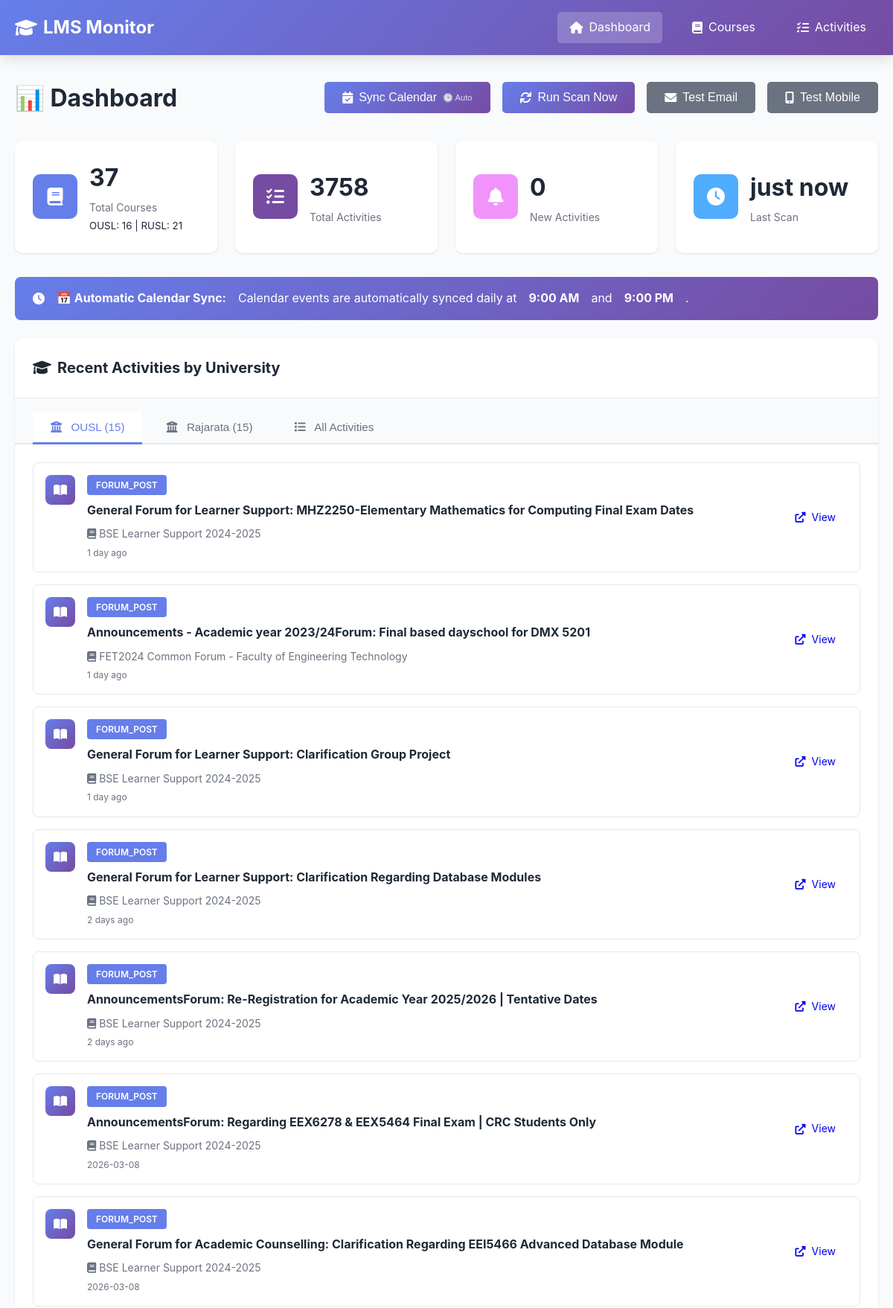
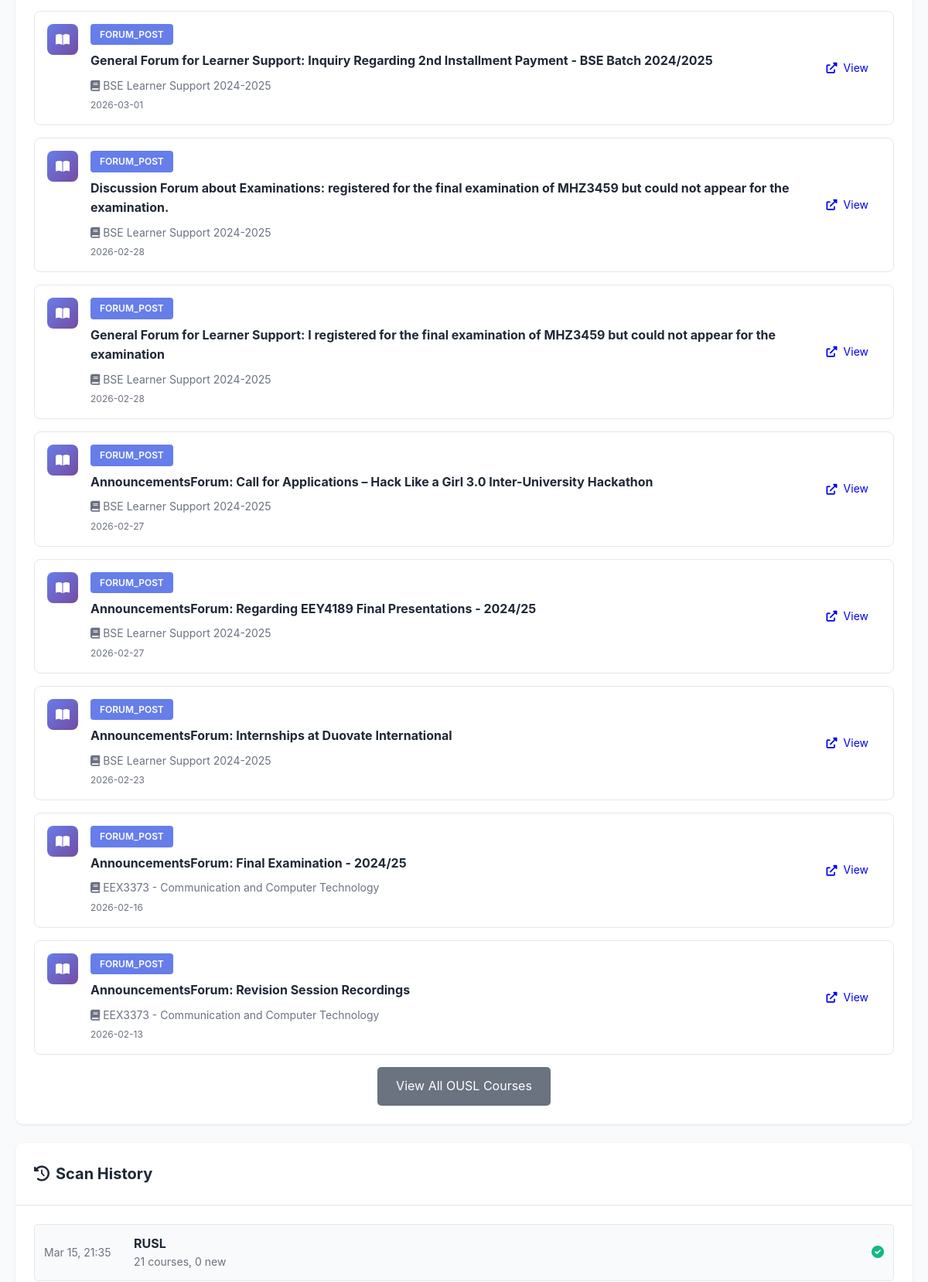
The page / (upper part) on the database its author committed (2 pictures, top to bottom).
### tables this page shows
CREATE TABLE scan_history (
                id INTEGER PRIMARY KEY AUTOINCREMENT,
                lms_name TEXT NOT NULL,
                scan_time TIMESTAMP DEFAULT CURRENT_TIMESTAMP,
                courses_found INTEGER,
                activities_found INTEGER,
                new_activities INTEGER,
                status TEXT,
                error_message TEXT
            );

CREATE TABLE activities (
                id INTEGER PRIMARY KEY AUTOINCREMENT,
                activity_id TEXT UNIQUE NOT NULL,
                course_id TEXT NOT NULL,
                activity_type TEXT NOT NULL,
                title TEXT NOT NULL,
                description TEXT,
                url TEXT,
                deadline TIMESTAMP,
                first_seen TIMESTAMP DEFAULT CURRENT_TIMESTAMP,
                is_new BOOLEAN DEFAULT 1,
                metadata TEXT,
                FOREIGN KEY (course_id) REFERENCES courses(course_id)
            );

CREATE TABLE courses (
                id INTEGER PRIMARY KEY AUTOINCREMENT,
                course_id TEXT UNIQUE NOT NULL,
                lms_name TEXT NOT NULL,
                course_name TEXT NOT NULL,
                course_url TEXT,
                first_seen TIMESTAMP DEFAULT CURRENT_TIMESTAMP,
                last_checked TIMESTAMP DEFAULT CURRENT_TIMESTAMP
            );

### app.py (the view, shortened to what this page needs)
@app.route('/')
def index():
    stats = db.get_stats()
    recent_activities = db.get_recent_activities(limit=20)
    scan_history = db.get_scan_history(limit=10)
    ousl_activities = db.get_activities_by_lms('OUSL', limit=15)
    rusl_activities = db.get_activities_by_lms('RUSL', limit=15)
    upcoming_deadlines = db.get_all_upcoming_deadlines(days_ahead=365)
    import re
    is_render = os.getenv('RENDER') is not None or os.getenv('RAILWAY_ENVIRONMENT') is not None
    return render_template('index.html',
                          stats=stats,
                          recent_activities=recent_activities,
                          ousl_activities=ousl_activities,
                          rusl_activities=rusl_activities,
                          upcoming_deadlines=upcoming_deadlines,
                          scan_history=scan_history,
                          is_render=is_render)

### app.py (called while the page is built)
@app.template_filter('datetime')
def format_datetime(value, format='%Y-%m-%d %H:%M:%S'):
    if value is None:
        return ''
    if isinstance(value, str):
        try:
            value = datetime.fromisoformat(value.replace('Z', '+00:00'))
        except:
            return value
    if value.tzinfo is None:
        from datetime import timezone
        value = value.replace(tzinfo=timezone.utc)
    from datetime import timezone, timedelta
    colombo_tz = timezone(timedelta(hours=5, minutes=30))
    local_time = value.astimezone(colombo_tz)
    return local_time.strftime(format)

### database.py (called while the page is built)
    def get_connection(self):
        return sqlite3.connect(self.db_path)

    def get_recent_activities(self, limit: int = 50) -> List[Dict[str, Any]]:
        conn = self.get_connection()
        cursor = conn.cursor()
        cursor.execute("""
            SELECT
                a.activity_id,
                a.activity_type,
                a.title,
                a.description,
                a.url,
                a.deadline,
                a.first_seen,
                a.is_new,
                c.course_name,
                c.lms_name
            FROM activities a
            JOIN courses c ON a.course_id = c.course_id
            ORDER BY a.first_seen DESC
            LIMIT ?
        """, (limit,))
        columns = [desc[0] for desc in cursor.description]
        activities = [dict(zip(columns, row)) for row in cursor.fetchall()]
        conn.close()
        return activities

    def get_activities_by_lms(self, lms_name: str, limit: int = 20) -> List[Dict[str, Any]]:
        conn = self.get_connection()
        cursor = conn.cursor()
        cursor.execute("""
            SELECT
                a.activity_id,
                a.activity_type,
                a.title,
                a.description,
                a.url,
                a.deadline,
                a.first_seen,
                a.is_new,
                c.course_name,
                c.lms_name
            FROM activities a
            JOIN courses c ON a.course_id = c.course_id
            WHERE c.lms_name = ?
            ORDER BY a.first_seen DESC
            LIMIT ?
        """, (lms_name, limit))
        columns = [desc[0] for desc in cursor.description]
        activities = [dict(zip(columns, row)) for row in cursor.fetchall()]
        conn.close()
        return activities

### templates/index.html (shortened to what this page needs)
{% extends "base.html" %}  {% block content %}
<div class="dashboard">
  <div class="page-header">
    <h1>📊 Dashboard</h1>
    <div class="actions">
      <button
        onclick="syncCalendar()"
        class="btn btn-primary"
        title="Auto-syncs daily at 9 AM & 9 PM"
      >
        <i class="fas fa-calendar-check"></i> Sync Calendar
        <span style="font-size: 0.7em; opacity: 0.8">🕒 Auto</span>
      </button>
      {% if is_render %}
      <button class="btn btn-secondary" disabled title="Scanning is automated via GitHub Actions (runs twice daily)">
        <i class="fas fa-sync"></i> Auto Scan (GitHub Actions)
      </button>
      {% else %}
      <button onclick="triggerScan()" class="btn btn-primary">
        <i class="fas fa-sync"></i> Run Scan Now
      </button>
      {% endif %}
      <button onclick="testEmail()" class="btn btn-secondary">
        <i class="fas fa-envelope"></i> Test Email
      </button>
      <button onclick="testNtfy()" class="btn btn-secondary">
        <i class="fas fa-mobile-alt"></i> Test Mobile
      </button>
    </div>
  </div>
  <div class="stats-grid">
    <div class="stat-card">
      <div class="stat-icon" style="background: #667eea">
        <i class="fas fa-book"></i>
      </div>
      <div class="stat-content">
        <h3>{{ stats.total_courses }}</h3>
        <p>Total Courses</p>
        <small
          >OUSL: {{ stats.ousl_courses }} | RUSL: {{ stats.rusl_courses
          }}</small
        >
      </div>
    </div>
    <div class="stat-card">
      <div class="stat-icon" style="background: #764ba2">
        <i class="fas fa-tasks"></i>
      </div>
      <div class="stat-content">
        <h3>{{ stats.total_activities }}</h3>
        <p>Total Activities</p>
      </div>
    </div>
    <div class="stat-card">
      <div class="stat-icon" style="background: #f093fb">
        <i class="fas fa-bell"></i>
      </div>
      <div class="stat-content">
        <h3 id="new-activities-count">{{ stats.new_activities }}</h3>
        <p>New Activities</p>
      </div>
    </div>
    <div class="stat-card">
      <div class="stat-icon" style="background: #4facfe">
        <i class="fas fa-clock"></i>
      </div>
      <div class="stat-content">
        <h3>
          {{ stats.last_scan_time|timeago if stats.last_scan_time else 'Never'
          }}
        </h3>
        <p>Last Scan</p>
      </div>
    </div>
  </div>
  <div
    class="alert alert-success"
    style="
      background: linear-gradient(135deg, #667eea 0%, #764ba2 100%);
      color: white;
      border: none;
    "
  >
    <i class="fas fa-clock"></i>
    <strong>📅 Automatic Calendar Sync:</strong> Calendar events are
    automatically synced daily at <strong>9:00 AM</strong> and
    <strong>9:00 PM</strong>.
  </div>
  <div class="card">
    <div class="card-header">
      <h2>
        <i class="fas fa-graduation-cap"></i> Recent Activities by University
      </h2>
    </div>
    <div class="tabs">
      <button class="tab-button active" onclick="openTab(event, 'ousl')">
        <i class="fas fa-university"></i> OUSL ({{ ousl_activities|length }})
      </button>
      <button class="tab-button" onclick="openTab(event, 'rusl')">
        <i class="fas fa-university"></i> Rajarata ({{ rusl_activities|length
        }})
      </button>
      <button class="tab-button" onclick="openTab(event, 'all')">
        <i class="fas fa-list"></i> All Activities
      </button>
    </div>
    <div id="ousl" class="tab-content active">
      <div class="card-body">
        {% if ousl_activities %}
        <div class="activity-list">
          {% for activity in ousl_activities %}
          <div class="activity-item {% if activity.is_new %}new{% endif %}">
            <div class="activity-icon">
              {% if activity.activity_type == 'assign' %}
              <i class="fas fa-file-alt"></i>
              {% elif activity.activity_type == 'quiz' %}
              <i class="fas fa-question-circle"></i>
              {% elif activity.activity_type == 'resource' %}
              <i class="fas fa-file"></i>
              {% elif activity.activity_type == 'forum' %}
              <i class="fas fa-comments"></i>
              {% else %}
              <i class="fas fa-book-open"></i>
              {% endif %}
            </div>
            <div class="activity-content">
              <div class="activity-header">
                <span class="activity-type">{{ activity.activity_type }}</span>
              </div>
              <h4>{{ activity.title }}</h4>
              <p class="activity-course">
                <i class="fas fa-book"></i> {{ activity.course_name }}
              </p>
              <p class="activity-time">{{ activity.first_seen|timeago }}</p>
            </div>
            {% if activity.url %}
            <a href="{{ activity.url }}" target="_blank" class="btn btn-small">
              <i class="fas fa-external-link-alt"></i> View
            </a>
            {% endif %}
          </div>
          {% endfor %}
        </div>
        <div style="text-align: center; margin-top: 1rem">
          <a href="/courses?lms=OUSL" class="btn btn-secondary"
            >View All OUSL Courses</a
          >
        </div>
        {% else %}
        <p class="empty-state">
          No OUSL activities found yet. Run a scan to get started!
        </p>
        {% endif %}
      </div>
    </div>
  </div>
  <div class="card">
    <div class="card-header">
      <h2><i class="fas fa-history"></i> Scan History</h2>
    </div>
    <div class="card-body">
      {% if scan_history %}
      <div class="scan-history">
        {% for scan in scan_history %}
        <div class="scan-item">
          <div class="scan-time">
            {{ scan.scan_time|datetime('%b %d, %H:%M') }}
          </div>
          <div class="scan-info">
            <strong>{{ scan.lms_name }}</strong>
            <span class="scan-stats">
              {{ scan.courses_found }} courses, {{ scan.new_activities }} new
            </span>
          </div>
          <div class="scan-status">
            {% if scan.status == 'success' %}
            <span class="status-success"
              ><i class="fas fa-check-circle"></i
            ></span>
            {% else %}
            <span class="status-error"
              ><i class="fas fa-times-circle"></i
            ></span>
            {% endif %}
          </div>
        </div>
        {% endfor %}
      </div>
      {% else %}
      <p class="empty-state">No scan history yet.</p>
      {% endif %}
    </div>
  </div>
</div>
{% endblock %}

### rows shown on the page
scan_history: last_scan_time "just now", scan_time "Mar 15, 21:35", lms_name "RUSL", courses_found "21", new_activities "0", status "success" (drawn)
activities: activity_type "FORUM_POST", title "General Forum for Learner Support: MHZ2250-Elementary Mathematics for Computing Final Exam Dates", course_name "BSE Learner Support 2024-2025", first_seen "1 day ago"
activities: activity_type "FORUM_POST", title "Announcements - Academic year 2023/24Forum: Final based dayschool for DMX 5201", course_name "FET2024 Common Forum - Faculty of Engineering Technology", first_seen "1 day ago"
activities: activity_type "FORUM_POST", title "General Forum for Learner Support: Clarification Group Project", course_name "BSE Learner Support 2024-2025", first_seen "1 day ago"
activities: activity_type "FORUM_POST", title "General Forum for Learner Support: Clarification Regarding Database Modules", course_name "BSE Learner Support 2024-2025", first_seen "2 days ago"
activities: activity_type "FORUM_POST", title "AnnouncementsForum: Re-Registration for Academic Year 2025/2026 | Tentative Dates", course_name "BSE Learner Support 2024-2025", first_seen "2 days ago"
activities: activity_type "FORUM_POST", title "AnnouncementsForum: Regarding EEX6278 & EEX5464 Final Exam | CRC Students Only", course_name "BSE Learner Support 2024-2025", first_seen "2026-03-08"
activities: activity_type "FORUM_POST", title "General Forum for Academic Counselling: Clarification Regarding EEI5466 Advanced Database Module", course_name "BSE Learner Support 2024-2025", first_seen "2026-03-08"
activities: activity_type "FORUM_POST", title "General Forum for Learner Support: Inquiry Regarding 2nd Installment Payment - BSE Batch 2024/2025", course_name "BSE Learner Support 2024-2025", first_seen "2026-03-01"
activities: activity_type "FORUM_POST", title "Discussion Forum about Examinations: registered for the final examination of MHZ3459 but could not appear for the examination.", course_name "BSE Learner Support 2024-2025", first_seen "2026-02-28"
activities: activity_type "FORUM_POST", title "General Forum for Learner Support: I registered for the final examination of MHZ3459 but could not appear for the examination", course_name "BSE Learner Support 2024-2025", first_seen "2026-02-28"
activities: activity_type "FORUM_POST", title "AnnouncementsForum: Call for Applications – Hack Like a Girl 3.0 Inter-University Hackathon", course_name "BSE Learner Support 2024-2025", first_seen "2026-02-27"
activities: activity_type "FORUM_POST", title "AnnouncementsForum: Regarding EEY4189 Final Presentations - 2024/25", course_name "BSE Learner Support 2024-2025", first_seen "2026-02-27"
activities: activity_type "FORUM_POST", title "AnnouncementsForum: Internships at Duovate International", course_name "BSE Learner Support 2024-2025", first_seen "2026-02-23"
activities: activity_type "FORUM_POST", title "AnnouncementsForum: Final Examination - 2024/25", course_name "EEX3373 - Communication and Computer Technology", first_seen "2026-02-16"
activities: activity_type "FORUM_POST", title "AnnouncementsForum: Revision Session Recordings", course_name "EEX3373 - Communication and Computer Technology", first_seen "2026-02-13"

### other values the page prints
{{ stats.total_courses }} "37"
{{ stats.ousl_courses }} "16"
{{ stats.rusl_courses }} "21"
{{ stats.total_activities }} "3758"
{{ stats.new_activities }} "0"
{{ ousl_activities|length }} "15"
{{ rusl_activities|length }} "15"
